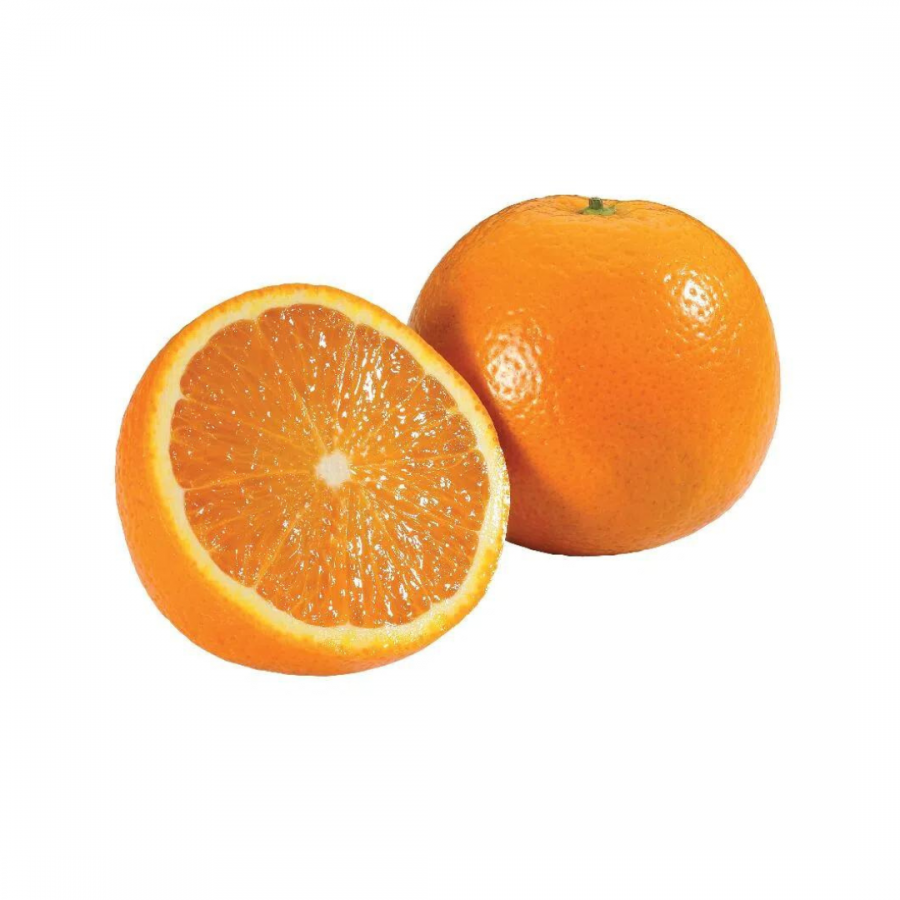
#> input picture procesamiento_imagenes/imagenes/naranja.jpg, 900 x 900 px
$ python ejemplo_basico.py
#> lines starting #> are read from the running program, lines starting #| are printed output that depends on the picture; after the words box and inside, x2 and y2 are one past the last pixel; in counts of white or black regions, pixels touching at a corner belong together
# opencv
# Pueden buscarlo en pypi.org (googleando "pypi opencv")

import cv2

imagen = cv2.imread("imagenes/naranja.jpg")
#> imagen is the input picture: shape (900, 900, 3); mean B, G, R 200.8, 224.4, 248.2

# podemos usar dir para ver los atributos y metodos de un objeto
# dir(imagen) # El dir no funciona solo para el objeto principal, sino para cualquier cosa.
# dir(imagen.diagonal) # diagonal es un atributo de imagen

# Tambien podemos ver la ayuda de un objeto
# help(imagen)

cv2.imshow("Naranja", imagen) # Esto es lo mas parecido a un print
cv2.waitKey(0)
cv2.destroyAllWindows() # Cerramos todas las ventanas abiertas por OpenCV
# Mostramos la imagen.

imagen_gris = cv2.cvtColor(imagen, cv2.COLOR_BGR2GRAY)
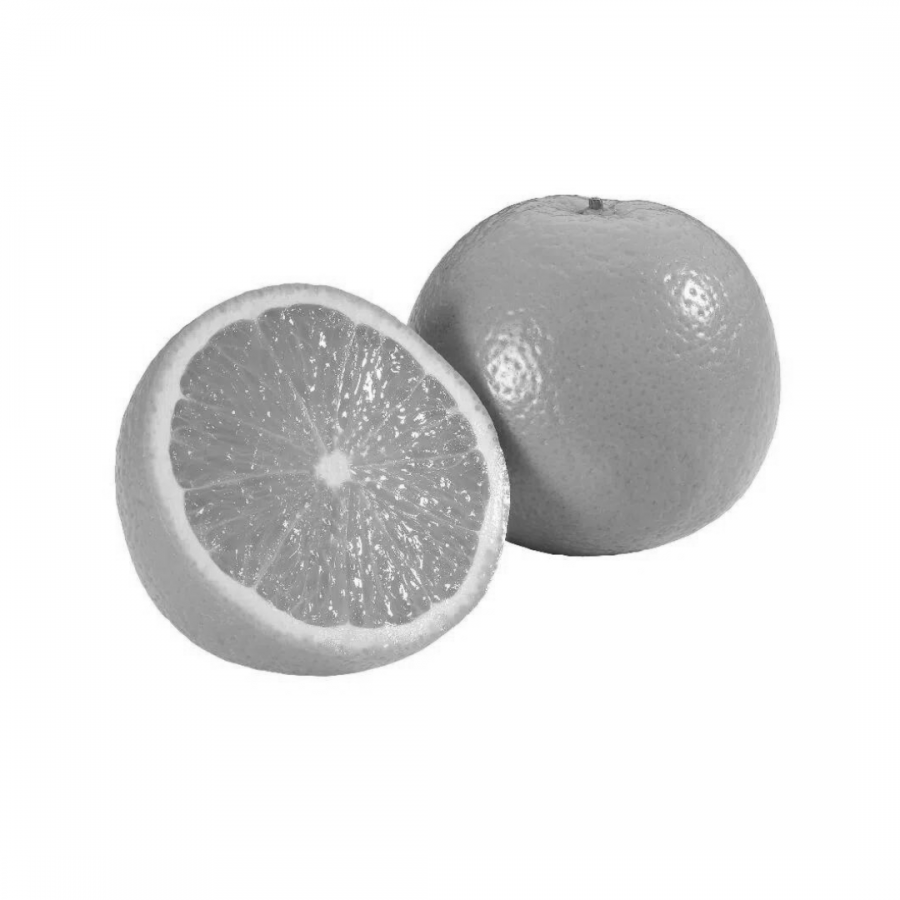
#> imagen_gris: shape (900, 900); min 44, max 255, mean 228.8
# https://opencv.org/blog/color-spaces-in-opencv/

cv2.imshow("NaranjaGris", imagen_gris)
cv2.waitKey(0)
cv2.destroyAllWindows()

# quiero cambiar el tamaño a 200x200
imagen_chica = cv2.resize(imagen, (200, 200))
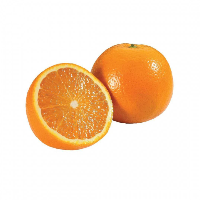
#> imagen_chica: shape (200, 200, 3); mean B, G, R 200.8, 224.3, 248.2
cv2.imshow("NaranjaChica", imagen_chica)
cv2.waitKey(0)
cv2.destroyAllWindows()

img_line = cv2.line(imagen, (50,50), (200,50), (0,0,255), 2)
cv2.imshow("NaranjaLinea", img_line)
cv2.waitKey(0)
cv2.destroyAllWindows()

# Quiero hacer detección de bordes con Canny
imagen_canny = cv2.Canny(imagen, 100, 200)
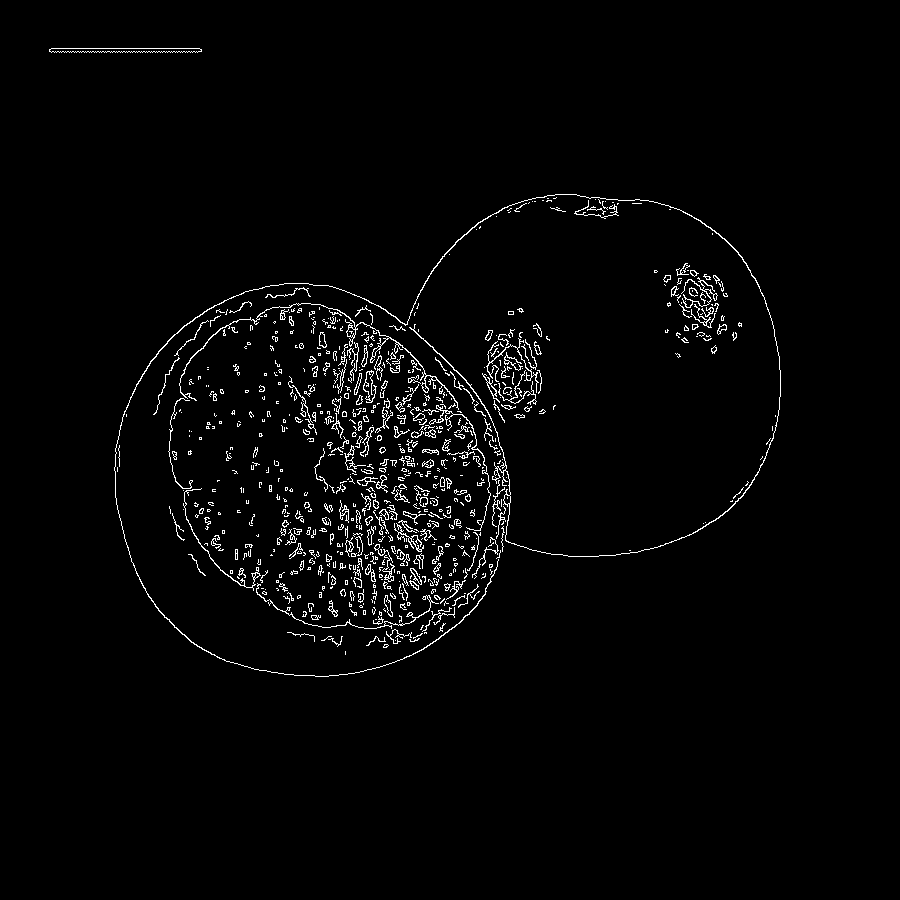
#> imagen_canny: shape (900, 900); 2.2% white in thin lines or dots, all inside (x1, y1, x2, y2) = (49, 48, 781, 677)
cv2.imshow("NaranjaCanny", imagen_canny)
cv2.waitKey(0)
cv2.destroyAllWindows()

# quiero hacer detección de bordes pero con fondo blanco y borde negro
imagen_canny_inv = cv2.bitwise_not(imagen_canny)
cv2.imshow("NaranjaCannyInv", imagen_canny_inv)
cv2.waitKey(0)
cv2.destroyAllWindows()
# fin
